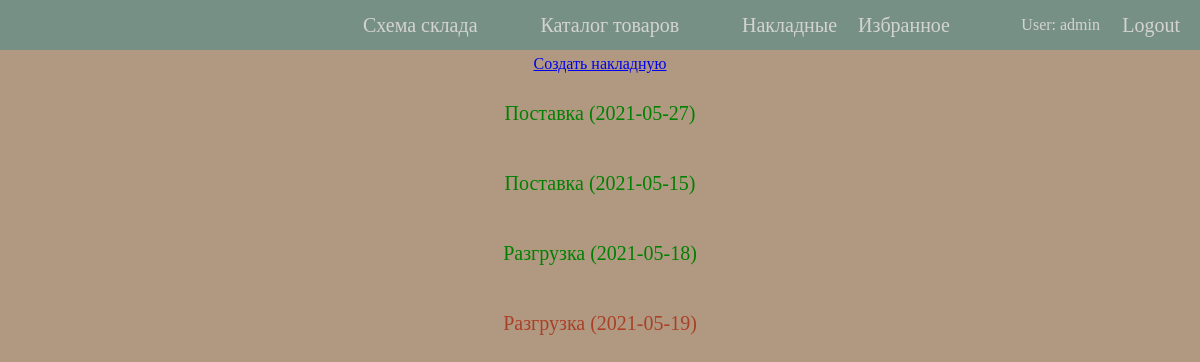
/wms/bills/ (signed in), run on an earlier commit of the app's database.
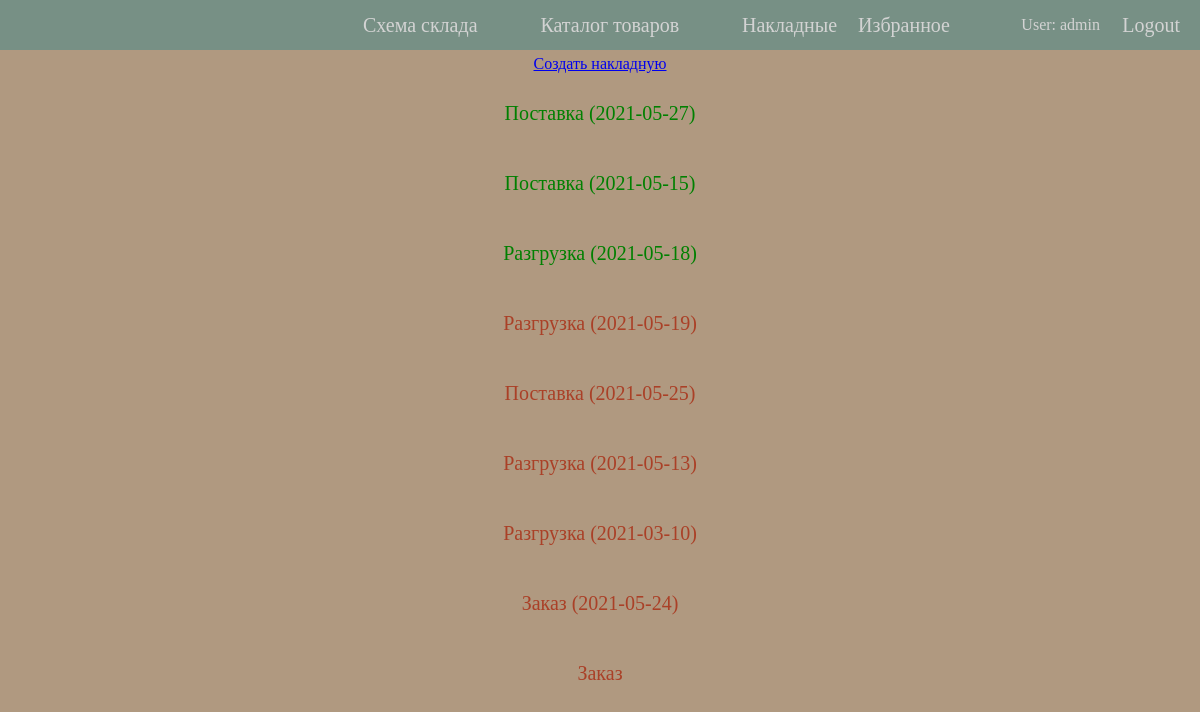
And on a later commit of the database.
### wms/models.py (models this page shows, shortened)
class Bill(models.Model):
    number = models.PositiveSmallIntegerField(help_text='Number of the bill', primary_key=True)
    OPERATION_TYPES = [
        ('arr', 'Поставка'),
        ('dep', 'Разгрузка'),
        ('ord', 'Заказ'),
    ]
    operation = models.CharField(
        max_length=3,
        choices=OPERATION_TYPES,
        default='dep',
        help_text='Type of operation'
    )
    date = models.DateField(help_text="DD.MM.YYYY", blank=True, null=True)
    def __str__(self):
        if self.date:
            return f"{dict(self.OPERATION_TYPES)[self.operation]} ({self.date})"
        return f"{dict(self.OPERATION_TYPES)[self.operation]}"

### wms/views.py (the view, shortened to what this page needs)
# urls.py: path('bills/', views.BillListView.as_view(), name='bills'),
class BillListView(PermissionRequiredMixin, generic.ListView):
    model = Bill
    paginate_by = 10
    permission_required = 'wms.view_bill'

### wms/templates/wms/bill_list.html (shortened to what this page needs)
{% extends "base_template.html" %}
{% block content %}
    {% if perms.wms.can_add_bill %}
            <a class="info-title" href="{% url 'create-bill' %}">Создать накладную</a>
    {% endif %}
    {% if bill_list %}
        <ul class="info-list">
        {% for bill in bill_list %}
            <li class="{% if bill.goodinstance_set.all %}in-stock{% else %}out-of-stock{% endif %} info-title">
                <a href="{% url 'bill-detail' bill.pk %}">{{ bill }}</a>
            </li>
        {% endfor %}
        </ul>
    {% else %}
        <p class="empty-text">Накладных нет.</p>
    {% endif %}
{% endblock %}

### wms/templates/base_template.html (shortened to what this page needs)
<!DOCTYPE html>
<html lang="ru">
<head>
    {% load static %}
    <link rel="stylesheet" href="{% static 'css/styles.css' %}">
</head>
<body>
    <div class="header">
        <ul class="nav">
            {% if user.is_authenticated %}
                <li class="menu-item"><a href="{% url 'logout'%}?next={{request.path}}">Logout</a></li>
                {% load user_tags %}
                <li class="menu-item"><p>User: {{ user.get_username }} </p></li>
                <li class="menu-item"><a href="{% url 'favorites'%}">Избранное</a></li>
            {% else %}
                <li class="menu-item"><a href="{% url 'login' %}?next={{request.path}}">Login</a></li>
                <li class="menu-item"></li>
                <li class="menu-item"></li>
            {% endif %}
            <li class="menu-item"><a href="{% url 'index' %}">Схема склада</a></li>
            <li class="menu-item"><a href="{% url 'goods' %}">Каталог товаров</a></li>
            {% if perms.wms.view_bill %}
                <li class="menu-item"><a href="{% url 'bills' %}">Накладные</a></li>
            {% elif request.user.is_authenticated %}
                <li class="menu-item"><a href="{% url 'cart' %}">Корзина</a></li>
            {% endif %}
        </ul>
    </div>
        {% block content %}{% endblock %}
</body>
</html>

### wms/static/css/styles.css (style rules this page uses)
* { margin: 0; padding: 0; }
body { background-color: #b09980; }
.header { display: flex; justify-content: center; height: 50px; background: #6f8f86de; }
.nav { display: flex; justify-content: space-evenly; align-items: center; width: 50%; }
.menu-item { display: flex; list-style: none; }
.menu-item:nth-child(1) { right: 20px; position: absolute; }
.menu-item:nth-child(2) { right: 100px; position: absolute; }
.menu-item:nth-child(3) { right: 250px; position: absolute; }
.menu-item > a, h1 > a { display: block; text-decoration: none; font-size: 20px; line-height: 45px; }
.menu-item > a, .menu-item > p { color: lightgray; }
.info-title, .instances-header, .good-description, .empty-text { display: flex; justify-content: center; text-align: center; margin: 5px 0; width: 100%; }
.info-list { display: flex; flex-flow: column; align-items: center; margin: 0 20px; list-style: none; }
.in-stock, .out-of-stock { display: flex; flex-flow: column; justify-content: center; line-height: 30px; font-size: 20px; margin: 20px 0; }
.in-stock > a { color: green; text-decoration: none; }
.out-of-stock > a { color: #aa4027; text-decoration: none; }

What changed in the data, as far as the page shows it:
added Bill: date+operation "Поставка (2021-05-25)"
added Bill: date+operation "Разгрузка (2021-05-13)"
added Bill: date+operation "Разгрузка (2021-03-10)"
added Bill: date+operation "Заказ (2021-05-24)"
added Bill: date+operation "Заказ"
